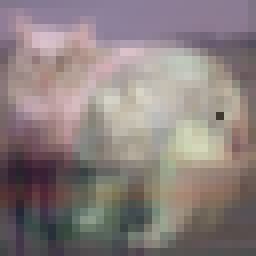
#> input picture tensorflow_bring_your_own/data/cat.png, 32 x 32 px (shown 8 times larger)
$ jupyter execute --allow-errors tensorflow_bring_your_own.ipynb   (shell and % lines are left out)
#> lines starting #> are read from the running program, lines starting #| are printed output that depends on the picture
# Building your own TensorFlow container

With Amazon SageMaker, you can package your own algorithms that can then be trained and deployed in the SageMaker environment. This notebook guides you through an example using TensorFlow that shows you how to build a Docker container for SageMaker and use it for training and inference.

By packaging an algorithm in a container, you can bring almost any code to the Amazon SageMaker environment, regardless of programming language, environment, framework, or dependencies.

1. [Building your own TensorFlow container](#Building-your-own-tensorflow-container)
  1. [When should I build my own algorithm container?](#When-should-I-build-my-own-algorithm-container?)
  1. [Permissions](#Permissions)
  1. [The example](#The-example)
  1. [The presentation](#The-presentation)
1. [Part 1: Packaging and Uploading your Algorithm for use with Amazon SageMaker](#Part-1:-Packaging-and-Uploading-your-Algorithm-for-use-with-Amazon-SageMaker)
    1. [An overview of Docker](#An-overview-of-Docker)
    1. [How Amazon SageMaker runs your Docker container](#How-Amazon-SageMaker-runs-your-Docker-container)
      1. [Running your container during training](#Running-your-container-during-training)
        1. [The input](#The-input)
        1. [The output](#The-output)
      1. [Running your container during hosting](#Running-your-container-during-hosting)
    1. [The parts of the sample container](#The-parts-of-the-sample-container)
    1. [The Dockerfile](#The-Dockerfile)
    1. [Building and registering the container](#Building-and-registering-the-container)
  1. [Testing your algorithm on your local machine](#Testing-your-algorithm-on-your-local-machine)
1. [Part 2: Training and Hosting your Algorithm in Amazon SageMaker](#Part-2:-Training-and-Hosting-your-Algorithm-in-Amazon-SageMaker)
  1. [Set up the environment](#Set-up-the-environment)
  1. [Create the session](#Create-the-session)
  1. [Upload the data for training](#Upload-the-data-for-training)
  1. [Training On SageMaker](#Training-on-SageMaker)
  1. [Optional cleanup](#Optional-cleanup)
1. [Reference](#Reference)

_or_ I'm impatient, just [let me see the code](#The-Dockerfile)!

## When should I build my own algorithm container?

You may not need to create a container to bring your own code to Amazon SageMaker. When you are using a framework such as Apache MXNet or TensorFlow that has direct support in SageMaker, you can simply supply the Python code that implements your algorithm using the SDK entry points for that framework. This set of supported frameworks is regularly added to, so you should check the current list to determine whether your algorithm is written in one of these common machine learning environments.

Even if there is direct SDK support for your environment or framework, you may find it more effective to build your own container. If the code that implements your algorithm is quite complex or you need special additions to the framework, building your own container may be the right choice.

Some of the reasons to build an already supported framework container are:
1. A specific version isn't supported.
2. Configure and install your dependencies and environment.
3. Use a different training/hosting solution than provided.

This walkthrough shows that it is quite straightforward to build your own container. So you can still use SageMaker even if your use case is not covered by the deep learning containers that we've built for you.

## Permissions

Running this notebook requires permissions in addition to the normal `SageMakerFullAccess` permissions. This is because it creates new repositories in Amazon ECR. The easiest way to add these permissions is simply to add the managed policy `AmazonEC2ContainerRegistryFullAccess` to the role that you used to start your notebook instance. There's no need to restart your notebook instance when you do this, the new permissions will be available immediately.

## The example

In this example we show how to package a custom TensorFlow container with a Python example which works with the CIFAR-10 dataset and uses TensorFlow Serving for inference. However, different inference solutions other than TensorFlow Serving can be used by modifying the docker container.

In this example, we use a single image to support training and hosting. This simplifies the procedure because we only need to manage one image for both tasks. Sometimes you may want separate images for training and hosting because they have different requirements. In this case, separate the parts discussed below into separate Dockerfiles and build two images. Choosing whether to use a single image or two images is a matter of what is most convenient for you to develop and manage.

If you're only using Amazon SageMaker for training or hosting, but not both, only the functionality used needs to be built into your container.

[CIFAR-10]: http://www.cs.toronto.edu/~kriz/cifar.html

## The presentation

This presentation is divided into two parts: _building_ the container and _using_ the container.

# Part 1: Packaging and Uploading your Algorithm for use with Amazon SageMaker

### An overview of Docker

If you're familiar with Docker already, you can skip ahead to the next section.

For many data scientists, Docker containers are a new technology. But they are not difficult and can significantly simply the deployment of your software packages.

Docker provides a simple way to package arbitrary code into an _image_ that is totally self-contained. Once you have an image, you can use Docker to run a _container_ based on that image. Running a container is just like running a program on the machine except that the container creates a fully self-contained environment for the program to run. Containers are isolated from each other and from the host environment, so the way your program is set up is the way it runs, no matter where you run it.

Docker is more powerful than environment managers like conda or virtualenv because (a) it is completely language independent and (b) it comprises your whole operating environment, including startup commands, and environment variable.

A Docker container is like a virtual machine, but it is much lighter weight. For example, a program running in a container can start in less than a second and many containers can run simultaneously on the same physical or virtual machine instance.

Docker uses a simple file called a `Dockerfile` to specify how the image is assembled. An example is provided below. You can build your Docker images based on Docker images built by yourself or by others, which can simplify things quite a bit.

Docker has become very popular in programming and devops communities due to its flexibility and its well-defined specification of how code can be run in its containers. It is the underpinning of many services built in the past few years, such as [Amazon ECS].

Amazon SageMaker uses Docker to allow users to train and deploy arbitrary algorithms.

In Amazon SageMaker, Docker containers are invoked in a one way for training and another, slightly different, way for hosting. The following sections outline how to build containers for the SageMaker environment.

Some helpful links:

* [Docker home page](http://www.docker.com)
* [Getting started with Docker](https://docs.docker.com/get-started/)
* [Dockerfile reference](https://docs.docker.com/engine/reference/builder/)
* [`docker run` reference](https://docs.docker.com/engine/reference/run/)

[Amazon ECS]: https://aws.amazon.com/ecs/

### How Amazon SageMaker runs your Docker container

Because you can run the same image in training or hosting, Amazon SageMaker runs your container with the argument `train` or `serve`. How your container processes this argument depends on the container.

* In this example, we don't define an `ENTRYPOINT` in the Dockerfile so Docker runs the command [`train` at training time](https://docs.aws.amazon.com/sagemaker/latest/dg/your-algorithms-training-algo.html) and [`serve` at serving time](https://docs.aws.amazon.com/sagemaker/latest/dg/your-algorithms-inference-code.html). In this example, we define these as executable Python scripts, but they could be any program that we want to start in that environment.
* If you specify a program as an `ENTRYPOINT` in the Dockerfile, that program will be run at startup and its first argument will be `train` or `serve`. The program can then look at that argument and decide what to do.
* If you are building separate containers for training and hosting (or building only for one or the other), you can define a program as an `ENTRYPOINT` in the Dockerfile and ignore (or verify) the first argument passed in.

#### Running your container during training

When Amazon SageMaker runs training, your `train` script is run, as in a regular Python program. A number of files are laid out for your use, under the `/opt/ml` directory:

    /opt/ml
    |-- input
    |   |-- config
    |   |   |-- hyperparameters.json
    |   |   `-- resourceConfig.json
    |   `-- data
    |       `-- <channel_name>
    |           `-- <input data>
    |-- model
    |   `-- <model files>
    `-- output
        `-- failure

##### The input

* `/opt/ml/input/config` contains information to control how your program runs. `hyperparameters.json` is a JSON-formatted dictionary of hyperparameter names to values. These values are always strings, so you may need to convert them. `resourceConfig.json` is a JSON-formatted file that describes the network layout used for distributed training.
* `/opt/ml/input/data/<channel_name>/` (for File mode) contains the input data for that channel. The channels are created based on the call to CreateTrainingJob but it's generally important that channels match algorithm expectations. The files for each channel are copied from S3 to this directory, preserving the tree structure indicated by the S3 key structure.
* `/opt/ml/input/data/<channel_name>_<epoch_number>` (for Pipe mode) is the pipe for a given epoch. Epochs start at zero and go up by one each time you read them. There is no limit to the number of epochs that you can run, but you must close each pipe before reading the next epoch.

##### The output

* `/opt/ml/model/` is the directory where you write the model that your algorithm generates. Your model can be in any format that you want. It can be a single file or a whole directory tree. SageMaker packages any files in this directory into a compressed tar archive file. This file is made available at the S3 location returned in the `DescribeTrainingJob` result.
* `/opt/ml/output` is a directory where the algorithm can write a file `failure` that describes why the job failed. The contents of this file are returned in the `FailureReason` field of the `DescribeTrainingJob` result. For jobs that succeed, there is no reason to write this file as it is ignored.

#### Running your container during hosting

Hosting has a very different model than training because hosting is reponding to inference requests that come in via HTTP. In this example, we use [TensorFlow Serving](https://www.tensorflow.org/serving/), however the hosting solution can be customized. One example is the [Python serving stack within the scikit learn example](https://github.com/awslabs/amazon-sagemaker-examples/blob/master/advanced_functionality/scikit_bring_your_own/scikit_bring_your_own.ipynb).

Amazon SageMaker uses two URLs in the container:

* `/ping` receives `GET` requests from the infrastructure. Your program returns 200 if the container is up and accepting requests.
* `/invocations` is the endpoint that receives client inference `POST` requests. The format of the request and the response is up to the algorithm. If the client supplied `ContentType` and `Accept` headers, these are passed in as well.

The container has the model files in the same place that they were written to during training:

    /opt/ml
    `-- model
        `-- <model files>

### The parts of the sample container

The `container` directory has all the components you need to package the sample algorithm for Amazon SageMager:

    .
    |-- Dockerfile
    |-- build_and_push.sh
    `-- cifar10
        |-- cifar10.py
        |-- resnet_model.py
        |-- nginx.conf
        |-- serve
        `-- train

Let's discuss each of these in turn:

* __`Dockerfile`__ describes how to build your Docker container image. More details are provided below.
* __`build_and_push.sh`__ is a script that uses the Dockerfile to build your container images and then pushes it to ECR. We invoke the commands directly later in this notebook, but you can just copy and run the script for your own algorithms.
* __`cifar10`__ is the directory which contains the files that are installed in the container.

In this simple application, we install only five files in the container. You may only need that many, but if you have many supporting routines, you may wish to install more. These five files show the standard structure of our Python containers, although you are free to choose a different toolset and therefore could have a different layout. If you're writing in a different programming language, you will have a different layout depending on the frameworks and tools you choose.

The files that we put in the container are:

* __`cifar10.py`__ is the program that implements our training algorithm.
* __`resnet_model.py`__ is the program that contains our Resnet model.
* __`nginx.conf`__ is the configuration file for the nginx front-end. Generally, you should be able to take this file as-is.
* __`serve`__ is the program started when the container is started for hosting. It simply launches nginx and loads your exported model with TensorFlow Serving.
* __`train`__ is the program that is invoked when the container is run for training. Our implementation of this script invokes cifar10.py with our our hyperparameter values retrieved from /opt/ml/input/config/hyperparameters.json. The goal for doing this is to avoid having to modify our training algorithm program.

In summary, the two files you probably want to change for your application are `train` and `serve`.

### The Dockerfile

The Dockerfile describes the image that we want to build. You can think of it as describing the complete operating system installation of the system that you want to run. A Docker container running is quite a bit lighter than a full operating system, however, because it takes advantage of Linux on the host machine for the basic operations.

For the Python science stack, we start from an official TensorFlow docker image and run the normal tools to install TensorFlow Serving. Then we add the code that implements our specific algorithm to the container and set up the right environment for it to run under.

Let's look at the Dockerfile for this example.

### Building and registering the container

The following shell code shows how to build the container image using `docker build` and push the container image to ECR using `docker push`. This code is also available as the shell script `container/build-and-push.sh`, which you can run as `build-and-push.sh sagemaker-tf-cifar10-example` to build the image `sagemaker-tf-cifar10-example`.

This code looks for an ECR repository in the account you're using and the current default region (if you're using a SageMaker notebook instance, this is the region where the notebook instance was created). If the repository doesn't exist, the script will create it.

## Testing your algorithm on your local machine

When you're packaging you first algorithm to use with Amazon SageMaker, you probably want to test it yourself to make sure it's working correctly. We use the [SageMaker Python SDK](https://github.com/aws/sagemaker-python-sdk) to test both locally and on SageMaker. For more examples with the SageMaker Python SDK, see [Amazon SageMaker Examples](https://github.com/awslabs/amazon-sagemaker-examples/tree/master/sagemaker-python-sdk). In order to test our algorithm, we need our dataset.

## Download the CIFAR-10 dataset
Our training algorithm is expecting our training data to be in the file format of [TFRecords](https://www.tensorflow.org/guide/datasets), which is a simple record-oriented binary format that many TensorFlow applications use for training data.
Below is a Python script adapted from the [official TensorFlow CIFAR-10 example](https://github.com/tensorflow/models/tree/master/tutorials/image/cifar10_estimator), which downloads the CIFAR-10 dataset and converts them into TFRecords.

[cell 1]
class_names = {
    0: 'airplane',
    1: 'automobile',
    2: 'bird',
    3: 'cat',
    4: 'deer',
    5: 'dog',
    6: 'frog',
    7: 'horse',
    8: 'ship',
    9: 'truck'
}

[cell 2]
# There should be three tfrecords. (eval, train, validation)

## SageMaker Python SDK Local Training
To represent our training, we use the Estimator class, which needs to be configured in five steps.
1. IAM role - our AWS execution role
2. train_instance_count - number of instances to use for training.
3. train_instance_type - type of instance to use for training. For training locally, we specify `local`.
4. image_name - our custom TensorFlow Docker image we created.
5. hyperparameters - hyperparameters we want to pass.

Let's start with setting up our IAM role. We make use of a helper function within the Python SDK. This function throw an exception if run outside of a SageMaker notebook instance, as it gets metadata from the notebook instance. If running outside, you must provide an IAM role with proper access stated above in [Permissions](#Permissions).

[cell 3]
from sagemaker import get_execution_role

#> (the rest of this cell did not finish here and is left out)

## Fit, Deploy, Predict

Now that the rest of our estimator is configured, we can call `fit()` with the path to our local CIFAR10 dataset prefixed with `file://`. This invokes our TensorFlow container with 'train' and passes in our hyperparameters and other metadata as json files in /opt/ml/input/config within the container.

After our training has succeeded, our training algorithm outputs our trained model within the /opt/ml/model directory, which is used to handle predictions.

We can then call `deploy()` with an instance_count and instance_type, which is 1 and `local`. This invokes our Tensorflow container with 'serve', which setups our container to handle prediction requests through TensorFlow Serving. What is returned is a predictor, which is used to make inferences against our trained model.

After our prediction, we can delete our endpoint.

We recommend testing and training your training algorithm locally first, as it provides quicker iterations and better debuggability.

[cell 4]
# Lets set up our SageMaker notebook instance for local mode.

[cell 5]
from sagemaker.estimator import Estimator

hyperparameters = {'train-steps': 100}

instance_type = 'local'

#> (the rest of this cell did not finish here and is left out)

## Making predictions using Python SDK

To make predictions, we use an image that is converted using OpenCV into a json format to send as an inference request. We need to install OpenCV to deserialize the image that is used to make predictions.

The JSON reponse will be the probabilities of the image belonging to one of the 10 classes along with the most likely class the picture belongs to. The classes can be referenced from the [CIFAR-10 website](https://www.cs.toronto.edu/~kriz/cifar.html). Since we didn't train the model for that long, we aren't expecting very accurate results.

[cell 6]
import cv2
import numpy
from pprint import pprint

from sagemaker.predictor import json_serializer, json_deserializer

image = cv2.imread("data/cat.png", 1)
#> image is the input picture: shape (32, 32, 3); mean B, G, R 126.6, 127.5, 139

# resize, as our model is expecting images in 32x32.
image = cv2.resize(image, (32, 32))

data = {'instances': numpy.asarray(image).astype(float).tolist()}

# The request and response format is JSON for TensorFlow Serving.
# For more information: https://www.tensorflow.org/serving/api_rest#predict_api
#> (the rest of this cell did not finish here and is left out)

#> (a cell that did not finish here is left out)

# Part 2: Training and Hosting your Algorithm in Amazon SageMaker
Once you have your container packaged, you can use it to train and serve models. Let's do that with the algorithm we made above.

## Set up the environment
Here we specify the bucket to use and the role that is used for working with SageMaker.

[cell 8]
# S3 prefix
prefix = 'DEMO-tensorflow-cifar10'

## Create the session

The session remembers our connection parameters to SageMaker. We use it to perform all of our SageMaker operations.

[cell 9]
import sagemaker as sage

#> (the rest of this cell did not finish here and is left out)

## Upload the data for training

We will use the tools provided by the SageMaker Python SDK to upload the data to a default bucket.

[cell 10]
WORK_DIRECTORY = '/tmp/cifar-10-data'

#> (the rest of this cell did not finish here and is left out)

## Training on SageMaker
Training a model on SageMaker with the Python SDK is done in a way that is similar to the way we trained it locally. This is done by changing our train_instance_type from `local` to one of our [supported EC2 instance types](https://aws.amazon.com/sagemaker/pricing/instance-types/).

In addition, we must now specify the ECR image URL, which we just pushed above.

Finally, our local training dataset has to be in Amazon S3 and the S3 URL to our dataset is passed into the `fit()` call.

Let's first fetch our ECR image url that corresponds to the image we just built and pushed.

[cell 11]
import boto3

#> (the rest of this cell did not finish here and is left out)

[cell 12]
from sagemaker.estimator import Estimator

hyperparameters = {'train-steps': 1000}

instance_type = 'ml.p3.2xlarge'

#> (the rest of this cell did not finish here and is left out)

[cell 13]
from PIL import Image
image = cv2.imread("data/cat.png", 1)
Image.fromarray(cv2.resize(image, (128, 128)))
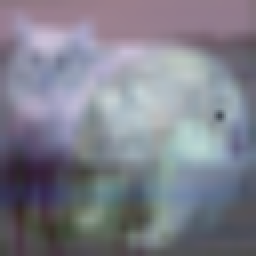
#> Out: PIL image 128x128 RGB (shown 2 times larger); mean R, G, B 126.5, 127.4, 138.9
